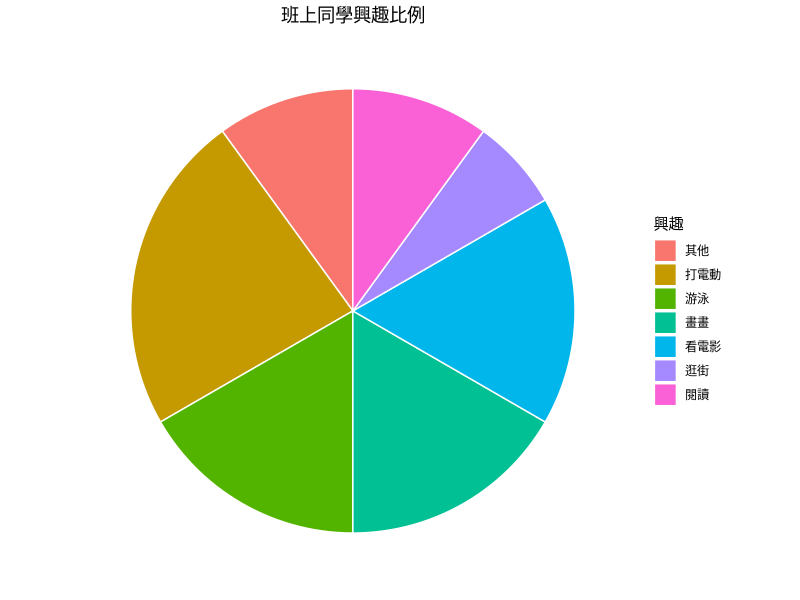

Generate this figure with R:
install.packages("tidyverse")

# 載入所需的套件
library(tidyverse)

# 生成模擬資料集，假設有30位同學
set.seed(123) # 為了結果可重現
tidy_students_interests <- tibble(
  student_id = 1:30,
  interest = sample(
    c("看電影", "游泳", "打電動", "逛街", "閱讀", "畫畫", "其他"),
    size = 30,
    replace = TRUE
  )
)

# 計算興趣的比例
tidy_interest_proportion <- tidy_students_interests %>%
  count(interest) %>%
  mutate(proportion = n / sum(n) * 100)

# 繪製圓餅圖
tidy_interest_proportion %>%
  ggplot(aes(x = "", y = proportion, fill = interest)) +
  geom_col(width = 1, color = "white") +
  coord_polar(theta = "y") +
  labs(
    title = "班上同學興趣比例",
    fill = "興趣",
    x = NULL,
    y = NULL
  ) +
  theme_minimal() +
  theme(
    axis.text = element_blank(),
    axis.ticks = element_blank(),
    panel.grid = element_blank(),
    plot.title = element_text(hjust = 0.5)
  )


